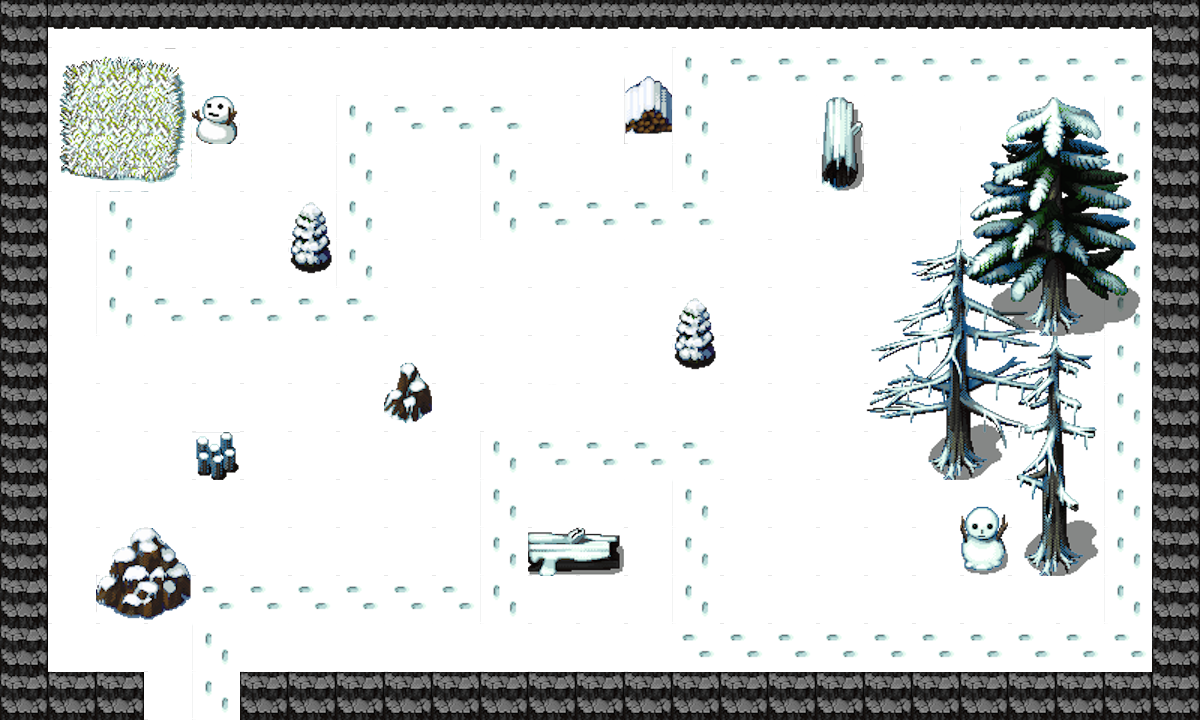

Rendered tile map (Tiled .tmx) drawn with the repository's tilesets; below, a short description and the full map source, tile grids included:
An orthogonal 25x15 tile map with 48x48 px tiles, 3 tile layers (fondblanc, decor2, decor), 4 tilesets and 21 objects.

<map version="1.0" orientation="orthogonal" width="25" height="15" tilewidth="48" tileheight="48">
 <tileset firstgid="1" name="caillous" tilewidth="24" tileheight="24">
  <image source="../Images/caillous.png" trans="ffffff" width="504" height="384" />
 </tileset>
 <tileset firstgid="337" name="snowmoda4chipsalaurabe" tilewidth="48" tileheight="48">
  <image source="../Images/snowmoda4chipsalaurabe.png" trans="ffffff" width="96" height="240" />
 </tileset>
 <tileset firstgid="347" name="tilebsnowmodalaurable" tilewidth="48" tileheight="48">
  <image source="../Images/tilebsnowmodalaurable.png" trans="ffffff" width="768" height="768" />
 </tileset>
 <tileset firstgid="603" name="Hanzo-SnowfieldSetVS-1" tilewidth="48" tileheight="48">
  <image source="../Images/Hanzo-SnowfieldSetVS-1.png" width="768" height="768" />
 </tileset>
 <layer name="fondblanc" width="25" height="15">
  <data encoding="csv">
603,603,603,603,603,603,603,603,603,603,603,603,603,603,603,603,603,603,603,603,603,603,603,603,603,
603,603,603,603,603,603,603,603,603,603,603,603,603,603,603,603,603,603,603,603,603,603,603,603,603,
603,603,603,603,603,603,603,603,603,603,603,603,603,603,603,603,603,603,603,603,603,603,603,603,603,
603,603,603,603,603,603,603,603,603,603,603,603,603,603,603,603,603,603,603,603,603,603,603,603,603,
603,603,603,603,603,603,603,603,603,603,603,603,603,603,603,603,603,603,603,603,603,603,603,603,603,
603,603,603,603,603,603,603,603,603,603,603,603,603,603,603,603,603,603,603,603,603,603,603,603,603,
603,603,603,603,603,603,603,603,603,603,603,603,603,603,603,603,603,603,603,603,603,603,603,603,603,
603,603,603,603,603,603,603,603,603,603,603,603,603,603,603,603,603,603,603,603,603,603,603,603,603,
603,603,603,603,603,603,603,603,603,603,603,603,603,603,603,603,603,603,603,603,603,603,603,603,603,
603,603,603,603,603,603,603,603,603,603,603,603,603,603,603,603,603,603,603,603,603,603,603,603,603,
603,603,603,603,603,603,603,603,603,603,603,603,603,603,603,603,603,603,603,603,603,603,603,603,603,
603,603,603,603,603,603,603,603,603,603,603,603,603,603,603,603,603,603,603,603,603,603,603,603,603,
603,603,603,603,603,603,603,603,603,603,603,603,603,603,603,603,603,603,603,603,603,603,603,603,603,
603,603,603,603,603,603,603,603,603,603,603,603,603,603,603,603,603,603,603,603,603,603,603,603,603,
603,603,603,603,603,603,603,603,603,603,603,603,603,603,603,603,603,603,603,603,603,603,603,603,603
</data>
 </layer>
 <layer name="decor2" width="25" height="15">
  <data encoding="csv">
631,644,644,644,644,644,644,644,644,644,644,644,644,644,644,644,644,644,644,644,644,644,644,644,631,
631,651,652,653,0,0,0,0,0,0,0,0,0,0,622,606,606,606,606,606,606,606,606,606,631,
631,667,668,669,835,0,0,622,606,606,606,0,0,0,622,0,0,0,0,0,0,0,0,622,631,
631,683,684,685,0,0,0,622,0,0,622,0,0,0,622,0,0,0,0,0,0,0,0,622,631,
631,603,0,0,0,0,790,622,0,0,622,606,606,606,606,0,0,0,0,0,0,0,0,622,631,
631,603,0,0,0,0,806,622,0,0,0,0,0,0,0,0,0,0,663,664,665,666,0,622,631,
631,603,0,0,0,606,606,606,0,0,0,0,0,0,790,0,0,0,679,680,681,682,0,622,631,
631,603,0,0,0,0,0,0,822,0,0,0,0,0,806,0,0,0,695,696,697,698,0,0,631,
631,603,0,0,0,0,0,0,838,0,0,0,0,0,0,0,0,0,711,712,713,714,0,0,631,
631,603,603,603,0,0,0,0,0,0,0,0,0,0,0,0,0,0,727,728,729,730,0,0,631,
631,603,0,0,0,0,0,0,0,0,0,0,0,0,0,0,0,0,0,0,0,0,0,0,631,
631,0,0,0,0,0,0,0,0,0,0,0,0,0,0,0,0,0,0,0,0,0,0,0,631,
631,0,0,0,0,0,0,0,0,0,0,0,0,0,0,0,0,0,0,0,0,0,0,0,631,
631,0,0,0,0,0,0,0,0,0,0,0,0,0,0,0,0,0,0,0,0,0,0,0,631,
631,631,631,0,0,631,631,631,631,631,631,631,631,631,631,631,631,631,631,631,631,631,631,631,631
</data>
 </layer>
 <layer name="decor" width="25" height="15">
  <data encoding="csv">
631,644,644,644,644,644,644,644,644,644,644,644,644,644,644,644,644,644,644,644,644,644,644,644,631,
631,651,652,653,0,0,0,0,0,0,0,0,0,616,0,0,0,0,0,0,0,0,0,0,631,
631,667,668,669,0,0,0,0,0,0,0,0,0,632,0,0,0,610,0,0,659,660,661,662,631,
631,683,684,685,0,0,0,0,0,0,0,0,0,0,0,0,0,626,0,0,675,676,677,678,631,
631,603,622,0,0,0,0,0,0,0,0,0,0,0,0,0,0,0,0,0,691,692,693,694,631,
631,603,622,0,0,0,0,0,0,0,0,0,0,0,0,0,0,0,0,0,707,708,709,710,631,
631,603,622,606,606,0,0,0,0,0,0,0,0,0,0,0,0,0,0,0,723,724,725,726,631,
631,603,0,0,0,0,0,0,0,0,0,0,0,0,0,0,0,0,0,0,0,745,746,622,631,
631,603,0,0,0,0,0,0,0,0,0,853,0,0,0,0,0,0,0,0,0,761,762,622,631,
631,603,603,603,637,0,0,0,0,0,622,606,606,606,606,0,0,0,0,0,0,777,778,622,631,
631,603,0,0,0,0,0,0,0,0,622,0,0,0,622,0,0,0,0,0,609,793,794,622,631,
631,0,617,618,0,0,0,0,0,0,622,641,642,0,622,0,0,0,0,0,625,809,810,622,631,
631,0,633,634,606,606,606,606,606,606,622,0,0,0,622,0,0,0,0,0,0,0,0,622,631,
631,0,0,0,622,0,0,0,0,0,0,0,0,0,606,606,606,606,606,606,606,606,606,606,631,
631,631,631,0,622,631,631,631,631,631,631,631,631,631,631,631,631,631,631,631,631,631,631,631,631
</data>
 </layer>
 <objectgroup color="#000000" draworder="topdown" name="wall" width="0" height="0">
  <object x="0" y="0" width="1200" height="48" />
  <object x="0" y="48" width="48" height="672" />
  <object x="242" y="672" width="956" height="47" />
  <object x="1152" y="48" width="48" height="624" />
  <object x="50" y="672" width="92" height="46" />
  <object x="1003" y="104" width="89" height="227" />
  <object x="921" y="249" width="84" height="229" />
  <object x="1003" y="328" width="92" height="244" />
  <object x="952" y="501" width="67" height="81" />
  <object x="670" y="298" width="55" height="75" />
  <object x="816" y="96" width="48" height="96" />
  <object x="624" y="48" width="48" height="96" />
  <object x="384" y="336" width="48" height="96" />
  <object x="288" y="192" width="48" height="96" />
  <object x="192" y="96" width="48" height="48" />
  <object x="192" y="432" width="48" height="48" />
  <object x="96" y="528" width="96" height="96" />
  <object x="528" y="528" width="96" height="48" />
 </objectgroup>
 <objectgroup color="#ff0000" draworder="topdown" name="spawn" width="0" height="0">
  <object x="192" y="624" width="48" height="48" />
 </objectgroup>
 <objectgroup color="#ffcc66" draworder="topdown" name="key" width="0" height="0">
  <object x="94" y="93" width="48" height="48">
   <properties>
    <property name="id" value="key" />
    <property name="open" value="99" />
   </properties>
  </object>
 </objectgroup>
 <objectgroup color="#804000" draworder="topdown" name="door" width="0" height="0">
  <object x="144" y="672" width="96" height="48">
   <properties>
    <property name="color" value="255#255#180" />
    <property name="id" value="1" />
    <property name="teleport" value="map4#3" />
   </properties>
  </object>
 </objectgroup>
 <objectgroup color="#0000ff" draworder="topdown" name="booleandoor" width="0" height="0" />
 <objectgroup color="#408000" draworder="topdown" name="switch" width="0" height="0" />
 <objectgroup color="#ff00ff" draworder="topdown" name="magic" width="0" height="0" />
 <objectgroup color="#ffffff" draworder="topdown" name="pressureplate" width="0" height="0" />
 <objectgroup color="#800000" draworder="topdown" name="caillou" width="0" height="0" />
</map>
